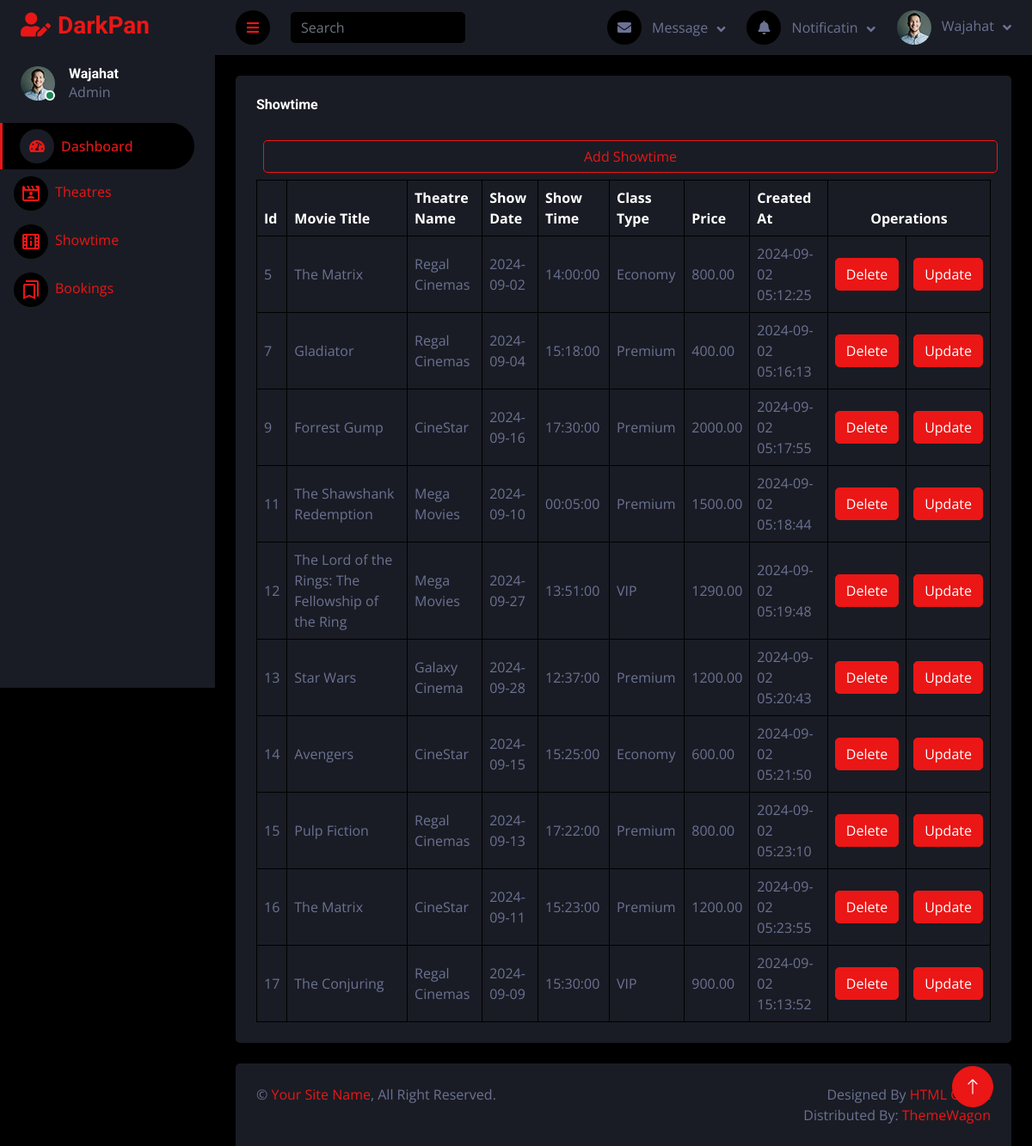
Screenshot of /admin/showtime.php (signed in) with the database file from the repository.
### tables this page shows
CREATE TABLE `showtime` (
  `id` int(11) NOT NULL,
  `movie_id` int(11) DEFAULT NULL,
  `theatre_id` int(11) DEFAULT NULL,
  `show_date` date NOT NULL,
  `show_time` time NOT NULL,
  `class_type` text NOT NULL,
  `price` decimal(8,2) NOT NULL,
  `created_at` timestamp NOT NULL DEFAULT current_timestamp()
);

CREATE TABLE `movies` (
  `id` int(11) NOT NULL,
  `title` varchar(100) DEFAULT NULL,
  `description` text DEFAULT NULL,
  `rating` decimal(3,1) DEFAULT NULL,
  `GP_rating` text NOT NULL,
  `runtime` varchar(10) NOT NULL,
  `trailer_url` text DEFAULT NULL,
  `poster_url` varchar(255) DEFAULT NULL,
  `starring` text NOT NULL,
  `Genres` text NOT NULL,
  `Tags` text NOT NULL
);

CREATE TABLE `theaters` (
  `id` int(11) NOT NULL,
  `name` varchar(100) DEFAULT NULL,
  `location` varchar(255) DEFAULT NULL,
  `created_at` timestamp NOT NULL DEFAULT current_timestamp()
);

### admin/showtime.php (the view, shortened to what this page needs)
<?php
include 'header.php';
?>
<?php include 'sidebar.php'; ?>
<?php include 'navbar.php'; ?>
<div class="container-fluid pt-4 px-4">
    <div class="bg-secondary text-center rounded p-4">
        <div class="d-flex align-items-center justify-content-between mb-4">
            <h6 class="mb-0">Showtime</h6>
        </div>
        <a href="addshowtime.php" class="btn btn-outline-primary w-100 m-2" type="button">Add Showtime</a>
        <div class="table-responsive">
            <table class="table text-start align-middle table-bordered table-hover mb-0">
                <thead>
                    <tr class="text-white">
                        <th scope="col">Id</th>
                        <th scope="col">Movie Title</th>
                        <th scope="col">Theatre Name</th>
                        <th scope="col">Show Date</th>
                        <th scope="col">Show Time</th>
                        <th scope="col">Class Type</th>
                        <th scope="col">Price</th>
                        <th scope="col">Created At</th>
                        <th scope="col" colspan="2" style="text-align:center;">Operations</th>
                    </tr>
                </thead>
                <?php
                include 'conn.php';
                $query = mysqli_query($conn, "SELECT showtime.id, movies.title AS movie_title, theaters.name AS theater_name, showtime.show_date, showtime.show_time, showtime.class_type, showtime.price, showtime.created_at
                                              FROM showtime
                                              JOIN movies ON showtime.movie_id = movies.id
                                              JOIN theaters ON showtime.theatre_id = theaters.id");
                while ($fetch = mysqli_fetch_array($query)) {
                ?>
                <tbody>
                    <tr>
                        <td><?php echo $fetch['id']; ?></td>
                        <td><?php echo $fetch['movie_title']; ?></td>
                        <td><?php echo $fetch['theater_name']; ?></td>
                        <td><?php echo $fetch['show_date']; ?></td>
                        <td><?php echo $fetch['show_time']; ?></td>
                        <td><?php echo $fetch['class_type']; ?></td>
                        <td><?php echo $fetch['price']; ?></td>
                        <td><?php echo $fetch['created_at']; ?></td>
                        <td><a href="deleteshowtime.php?id=<?php echo $fetch['id']; ?>" class="btn btn-primary">Delete</a></td>
                        <td><a href="updateshowtime.php?id=<?php echo $fetch['id']; ?>" class="btn btn-primary">Update</a></td>
                    </tr>
                </tbody>
                <?php
                }
                ?>
            </table>
        </div>
    </div>
</div>
<?php include 'footer.php'; ?>

### admin/css/style.css (style rules this page uses)
:root { --primary: #EB1616; --secondary: #191C24; --light: #6C7293; --dark: #000000; }
.btn { transition: .5s; }

### rows the page displays
showtime: id "5", movie.title "The Matrix", theatre.name "Regal Cinemas", show_date "2024-09-02", show_time "14:00:00", class_type "Economy", price "800.00", created_at "2024-09-02 05:12:25"
showtime: id "7", movie.title "Gladiator", theatre.name "Regal Cinemas", show_date "2024-09-04", show_time "15:18:00", class_type "Premium", price "400.00", created_at "2024-09-02 05:16:13"
showtime: id "9", movie.title "Forrest Gump", theatre.name "CineStar", show_date "2024-09-16", show_time "17:30:00", class_type "Premium", price "2000.00", created_at "2024-09-02 05:17:55"
showtime: id "11", movie.title "The Shawshank Redemption", theatre.name "Mega Movies", show_date "2024-09-10", show_time "00:05:00", class_type "Premium", price "1500.00", created_at "2024-09-02 05:18:44"
showtime: id "12", movie.title "The Lord of the Rings: The Fellowship of the Ring", theatre.name "Mega Movies", show_date "2024-09-27", show_time "13:51:00", class_type "VIP", price "1290.00", created_at "2024-09-02 05:19:48"
showtime: id "13", movie.title "Star Wars", theatre.name "Galaxy Cinema", show_date "2024-09-28", show_time "12:37:00", class_type "Premium", price "1200.00", created_at "2024-09-02 05:20:43"
showtime: id "14", movie.title "Avengers", theatre.name "CineStar", show_date "2024-09-15", show_time "15:25:00", class_type "Economy", price "600.00", created_at "2024-09-02 05:21:50"
showtime: id "15", movie.title "Pulp Fiction", theatre.name "Regal Cinemas", show_date "2024-09-13", show_time "17:22:00", class_type "Premium", price "800.00", created_at "2024-09-02 05:23:10"
showtime: id "16", movie.title "The Matrix", theatre.name "CineStar", show_date "2024-09-11", show_time "15:23:00", class_type "Premium", price "1200.00", created_at "2024-09-02 05:23:55"
showtime: id "17", movie.title "The Conjuring", theatre.name "Regal Cinemas", show_date "2024-09-09", show_time "15:30:00", class_type "VIP", price "900.00", created_at "2024-09-02 15:13:52"

### other values shown
$_SESSION['uname'] "Wajahat"
